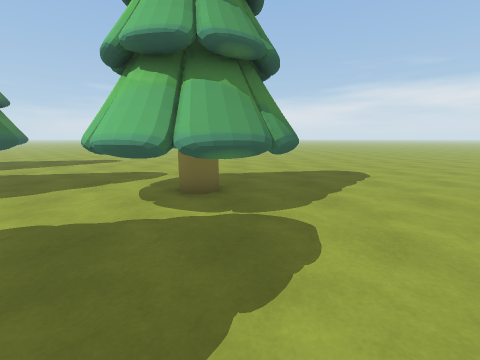
view 1 (above)

24 first-person views from a walk through a 3-D level made in the Unity game engine. The camera is 1.3 m above the floor, tilts 10° down and sees 90° across. The floor is counted in squares, 1 m on a side. Each view is taken from the middle of a square. On the plan, view 1 faces up. The plan holds only what a view shows up to about 12 squares ahead; the rest is blank. The place goes on beyond the plan. The player is left out.

view 2
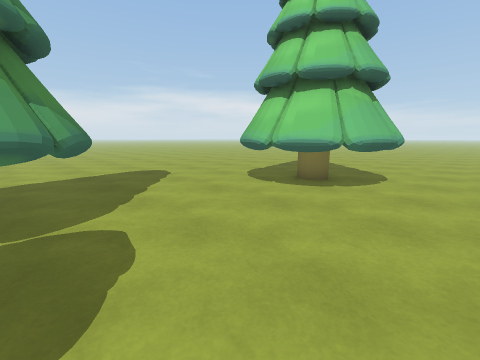

view 3
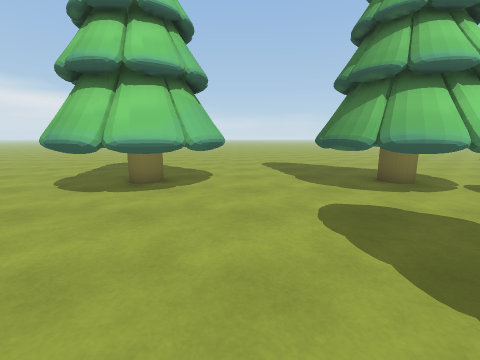

view 4
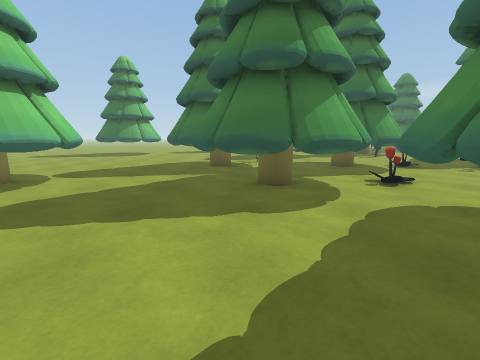

view 5
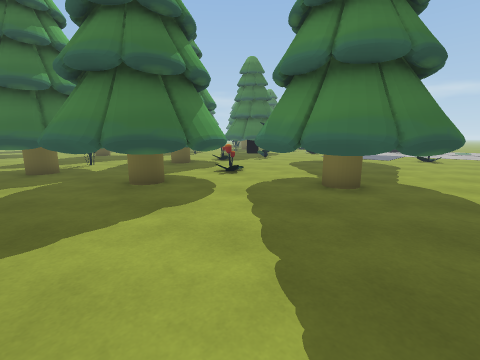

view 6
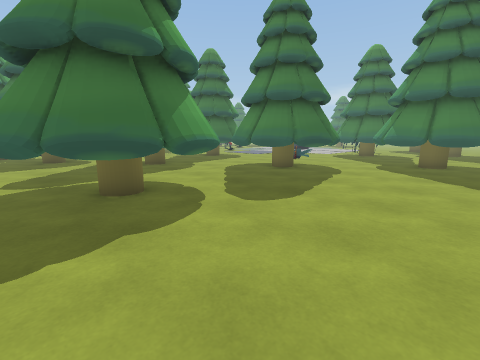

view 7
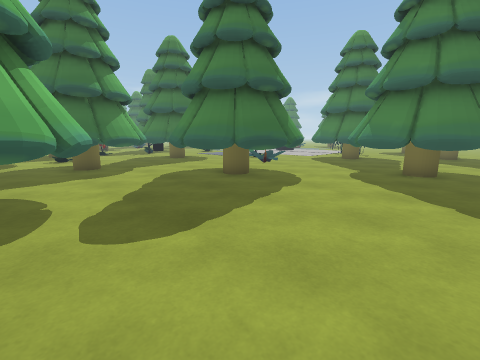

view 8
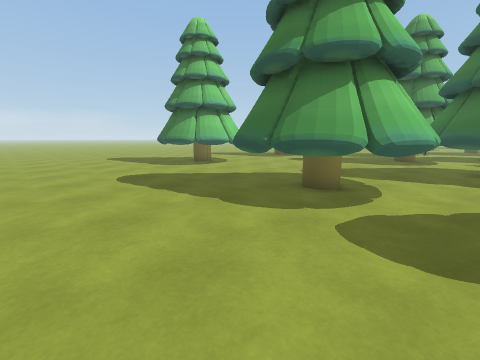

view 9
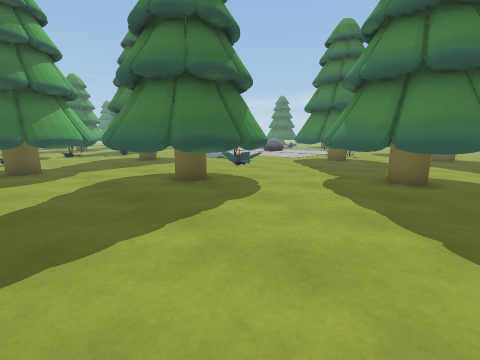

view 10
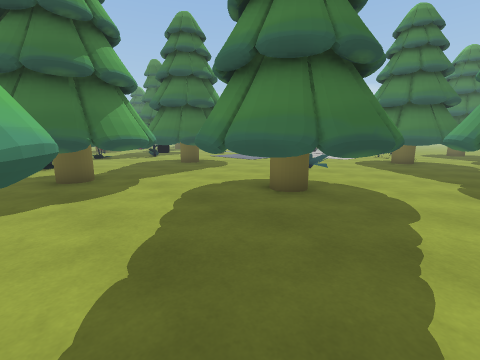

view 11
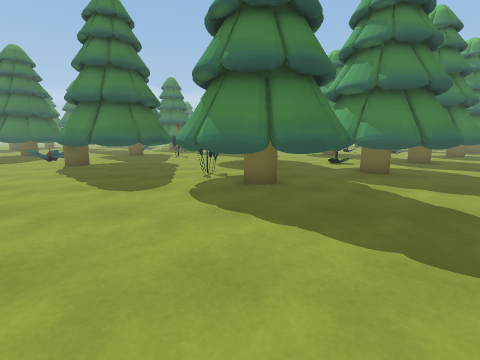

view 12
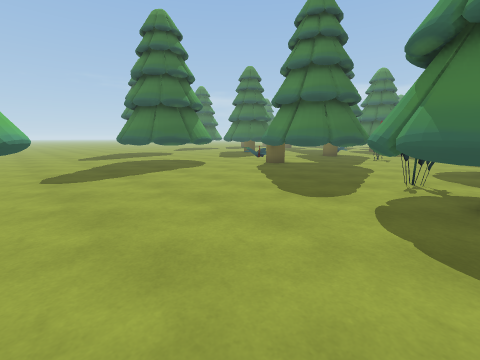

view 13
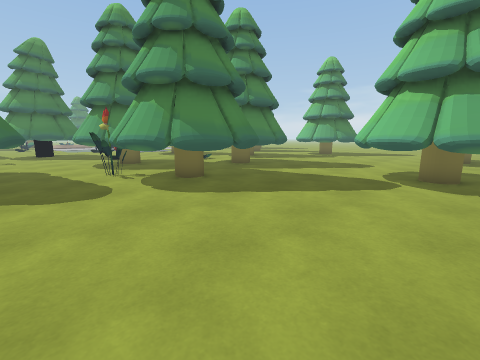

view 14
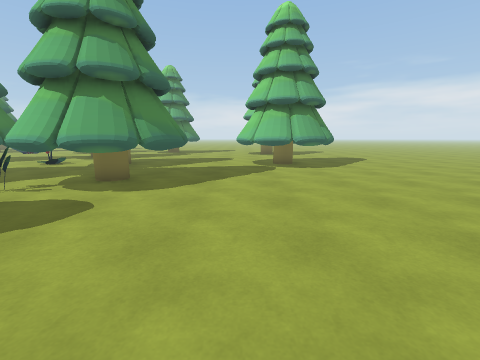

view 15
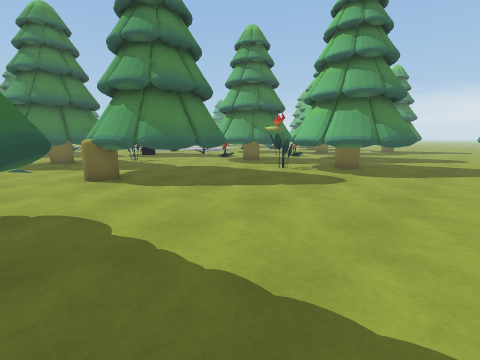

view 16
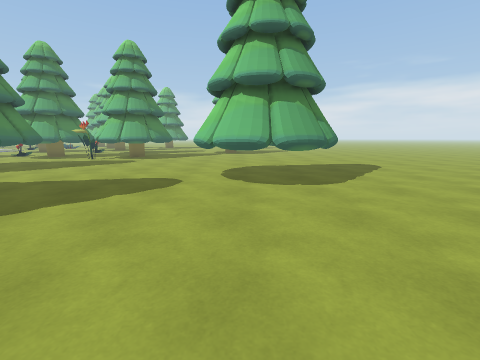

view 17
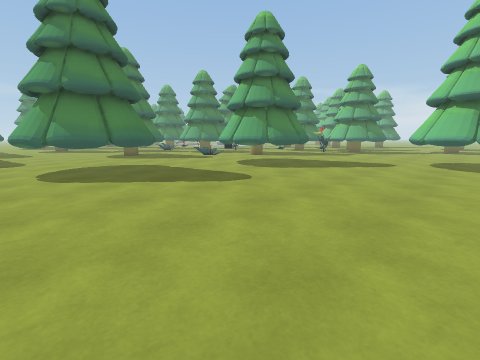

view 18
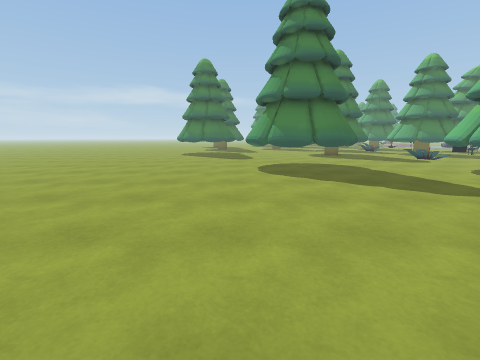

view 19
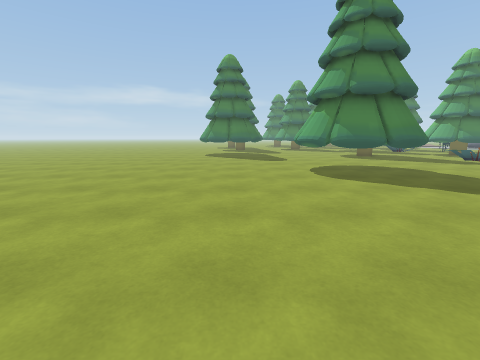

view 20
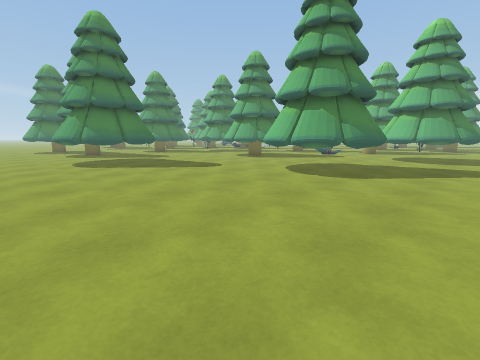

view 21
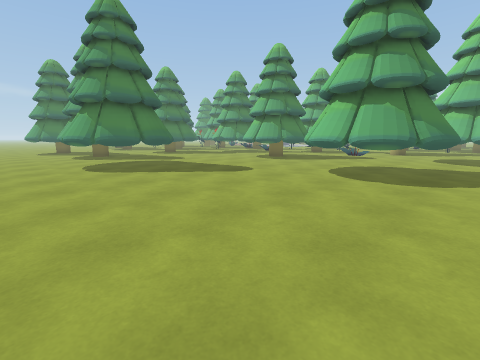

view 22
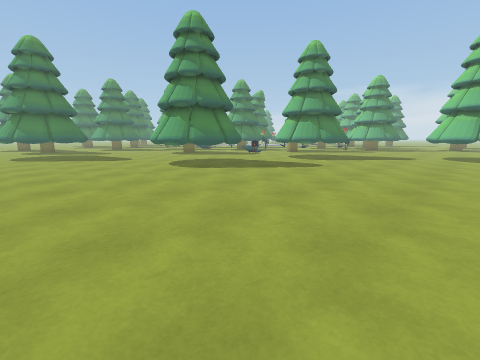

view 23
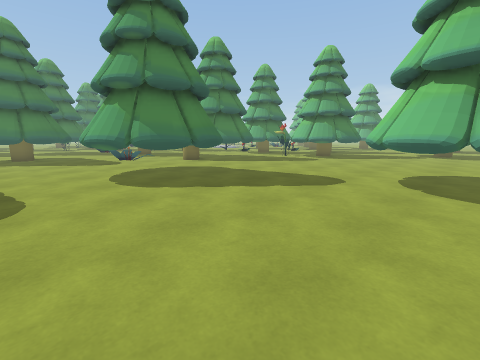

view 24
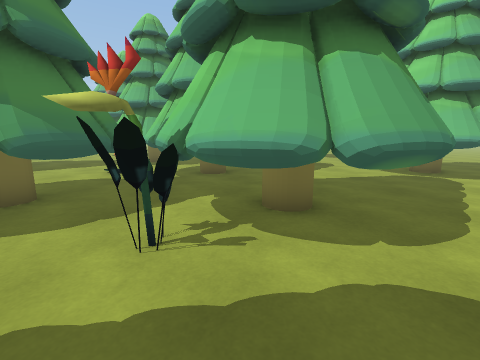

### Floor plan
Key: @ floor where view 1 was taken; # wall or solid block; . floor; T tree; F flower; O other object.
Columns run from 18 left of view 1 to 9 right of it. Each row starts with its distance up from view 1.
 12 ...   TTT...................
 11 ...   TTT...................
 10       TTT...................
  9 ....  TT....................
  8 TTT.. T..TTT....TTT.........
  7 TTT.....TTTTT..TTTTT........
  6  TTT... TTTTT..TTTTT....TT
  5  TT.....  TTT..TTTTT...TTT
  4    ..FF.   TT...TTT....TTTT
  3     .FF..  ..TT........TTTT
  2     ........TTTT........TTT
  1      ......TTTTTT...........
  0        TTT. TTTTT.@.........
 -1        TTTT.TTTT.........T..
 -2         TTT. TTTTTT.....TTT
 -3          TT....TTTTT...TTTT
 -4           ...FFTTTTT...TTTTT
 -5           .....TTTTT...TTTTT
 -6          ...TTT TTTTT...TTT.
 -7         ...OTTTT. TTTT......
 -8        ....OTTTT.TTTTT......
 -9        .... TTTT.TTTTT......
-10           .. TTT.FTTTT......
-11            .......TT........
-12           ....##............
-13           ... ###...........
-14                 ##........
-15          T      ##.......###
-16         TTT   ###........#
-17         TTT...###........#
-18        TTTT..............###
-19           ..OO... ###.....##
-20             OO..    ##......
-21               ..    ##......
-22              ....   ##......
-23             .....####.......
-24          TTT................
-25           TT................
-26                  #..........
-27                  ##.........
-28             ..    #.........
-29            ...    #.........
-30           ....#####.........
-31          .......##..........
-32         #...................
-33         ##..................
-34          #..................
-35         ##..................
-36     ..###...................
-37    .....................
-38    ...................

Where each view was taken, in squares from view 1:
view 1: 0 up, 0 right, facing up
view 2: 0 up, 0 right, facing up-right
view 3: 1 up, 0 right, facing right
view 4: 3 up, 0 right, facing down
view 5: 3 up, 2 right, facing down-left
view 6: 12 up, 1 right, facing down-left
view 7: 12 up, 2 left, facing down-left
view 8: 12 up, 4 left, facing down-right
view 9: 12 up, 4 left, facing down-left
view 10: 9 up, 3 left, facing down-left
view 11: 9 down, 8 right, facing left
view 12: 9 down, 7 right, facing down-left
view 13: 13 down, 8 right, facing up-left
view 14: 16 down, 5 right, facing up
view 15: 19 down, 5 right, facing up-left
view 16: 25 down, 8 right, facing up
view 17: 31 down, 9 right, facing up-left
view 18: 31 down, 9 right, facing left
view 19: 33 down, 8 right, facing left
view 20: 38 down, 3 right, facing up-left
view 21: 38 down, 1 right, facing up-left
view 22: 36 down, 9 right, facing up-left
view 23: 25 down, 9 right, facing up-left
view 24: 13 down, 0 right, facing up
